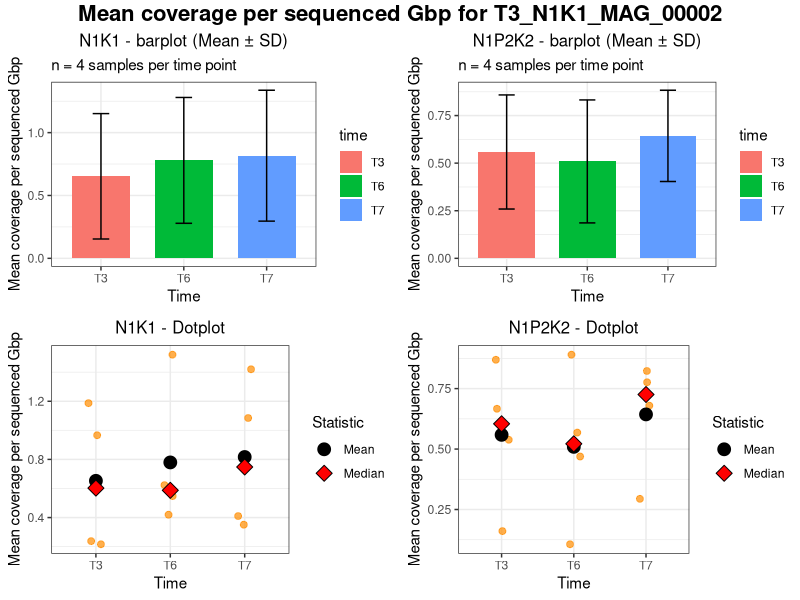
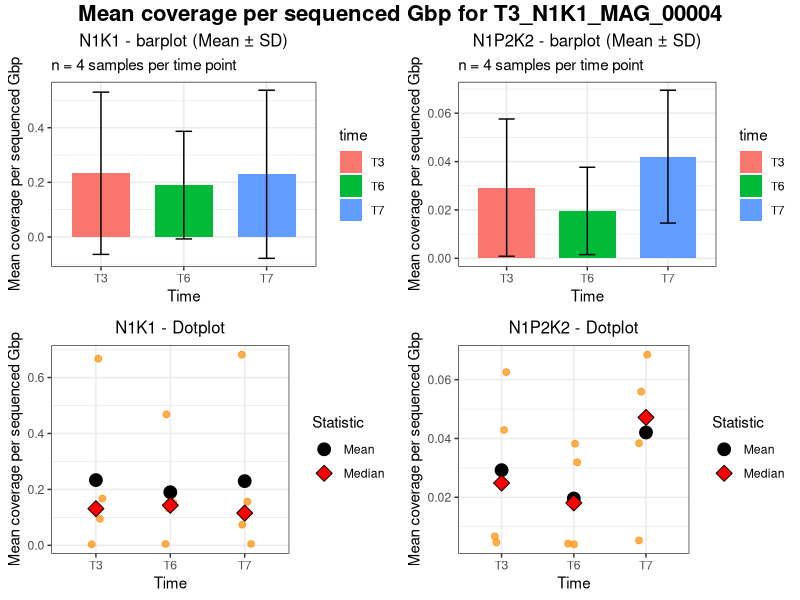
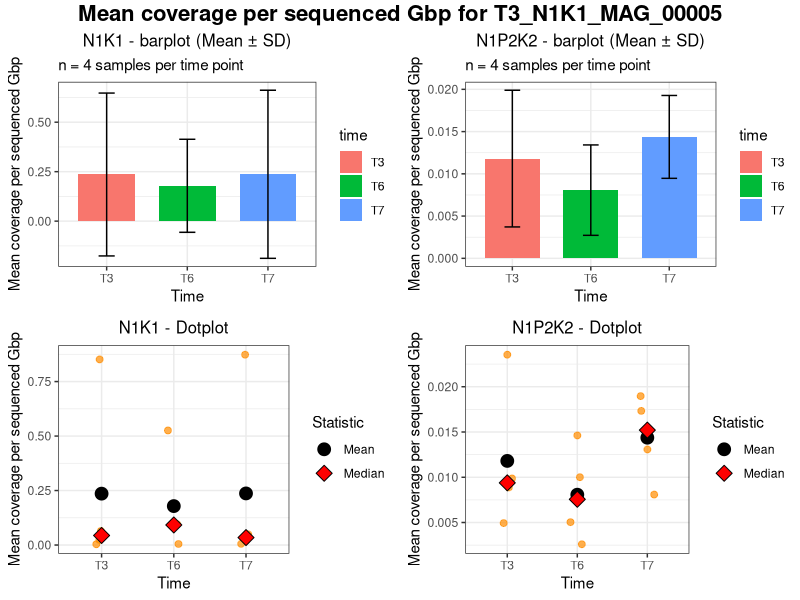
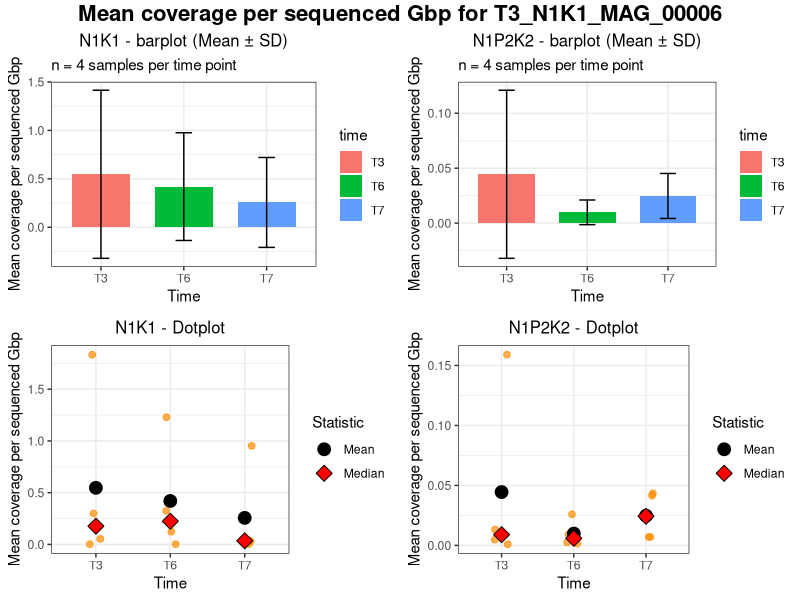
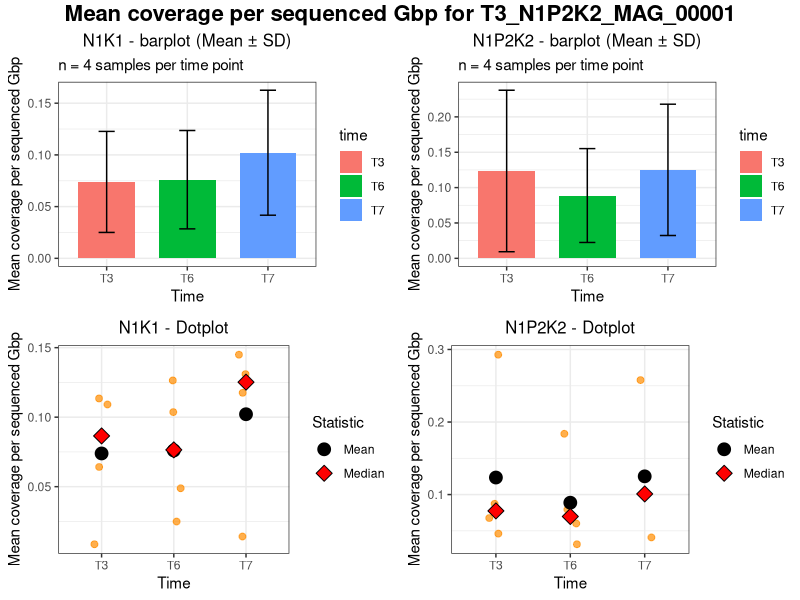
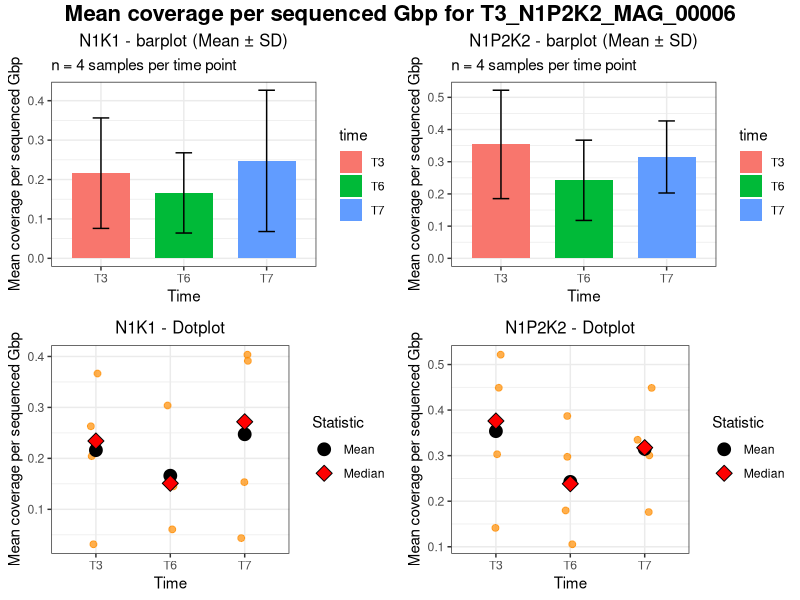
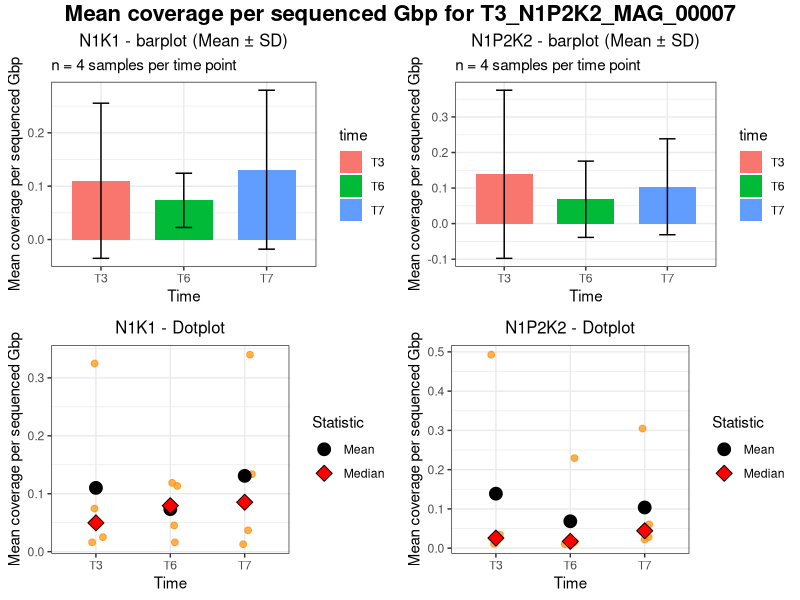
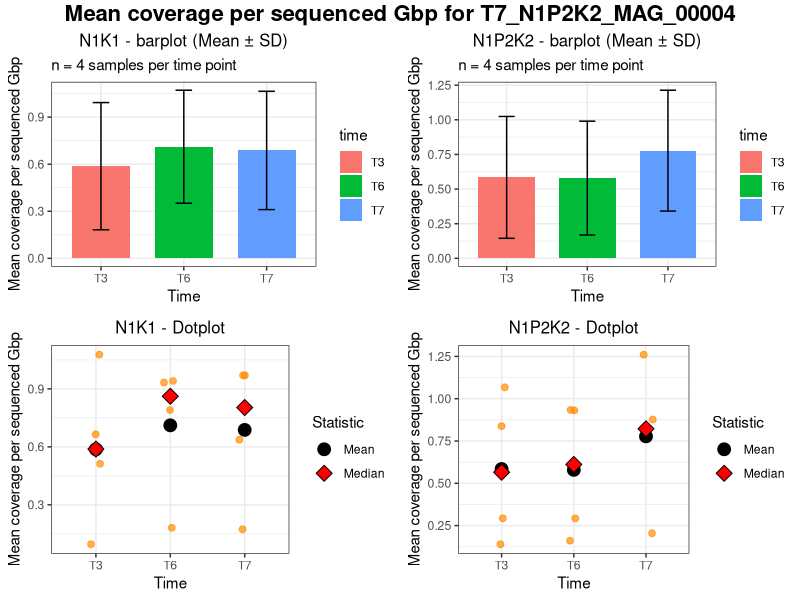

These charts were generated, in order, by the following R code:
# === Set the working directory ===
setwd("C:/Users/alexi/Documents/Cours/Stage Copenhague 2025/Stage 2025/barplots_3")
      
dir.create("graphics")
graphics_dir <- file.path(getwd(), "graphics")

# === Inputs ===

# --- Import the files ---

mean_coverage_per_Gbp <- read.delim("mean_coverage_per_Gbp.txt", sep = "\t", header = TRUE)

metadata <- read.delim("metadata.tsv", sep = "\t", header = TRUE)


# === Load required package ===
library(ggplot2)  # for barplots
library(dplyr)    # for calculations
library(tidyr)    # to switch from wide format to long format (pivot_longer is part of tidyr)
library(gridExtra)  # for grid.arrange
library(grid)

# === Transform from wide to long format ===
long_mean_coverage_per_Gbp <- mean_coverage_per_Gbp %>%
  pivot_longer(
    cols = starts_with("sample_"),  # Select all columns whose names start with "sample_"
    names_to = "sample_id",          # Name of the new column that will contain the sample IDs
    values_to = "value"              # Name of the new column that will contain the numeric values
  ) 

# --- Check the first few rows ---
head(long_mean_coverage_per_Gbp)

# === Merge the long-format relative abundance table with metadata ===
long_meta_mean_coverage_per_Gbp <- merge(
  long_mean_coverage_per_Gbp,   # long-format table (bins, sample_id, value)
  metadata,        # metadata table (sample_id, time, fertilizer)
  by = "sample_id" # common column to join on
)

# === Get the list of all MAGs present in the dataset ===
mag_list <- mean_coverage_per_Gbp$bins

# === Create a PDF to store all plots ===
pdf("graphics/mean_coverage_per_Gbp_all_MAGs_bar_dotplots.pdf", width = 12, height = 8)  # set page size

# === Loop through each MAG ===
for (mag_to_plot in mag_list) {
  
  # --- Filter the data for the current MAG ---
  mag_data <- long_meta_mean_coverage_per_Gbp %>%
    filter(bins == mag_to_plot)
    
  # --- BARPLOT - N1K1 ---
  p_bar_N1K1 <- ggplot(mag_data %>% filter(fertilizer == "N1K1"),
                       aes(x = time, y = value, fill = time)) +
    geom_bar(stat = "summary", fun = "mean", width = 0.7) +
    geom_errorbar(stat = "summary",
                  fun.data = mean_sdl, fun.args = list(mult = 1),
                  width = 0.2) +
    theme_bw() +
    labs(title = paste("N1K1 - barplot (Mean ± SD)"),
         subtitle = "n = 4 samples per time point",
         y = "Mean coverage per sequenced Gbp", x = "Time") +
         theme(plot.title = element_text(hjust = 0.5, size = 12))
  
  # --- BARPLOT - N1P2K2 ---
  p_bar_N1P2K2 <- ggplot(mag_data %>% filter(fertilizer == "N1P2K2"),
                         aes(x = time, y = value, fill = time)) +
    geom_bar(stat = "summary", fun = "mean", width = 0.7) +
    geom_errorbar(stat = "summary",
                  fun.data = mean_sdl, fun.args = list(mult = 1),
                  width = 0.2) +
    theme_bw() +
    labs(title = paste("N1P2K2 - barplot (Mean ± SD)"),
         subtitle = "n = 4 samples per time point",
         y = "Mean coverage per sequenced Gbp", x = "Time") + 
         theme(plot.title = element_text(hjust = 0.5, size = 12))
  
  # --- DOTPLOT - N1K1 ---
  p_dot_N1K1 <- ggplot(mag_data %>% filter(fertilizer == "N1K1"),
                       aes(x = time, y = value)) +
    geom_jitter(width = 0.1, size = 2, alpha = 0.7, color="darkorange") +
    
    # Mean : 
    stat_summary(aes(shape = "Mean", fill = "Mean"),
                 fun = mean, geom = "point", size = 4) +
    
    # median : 
    stat_summary(aes(shape = "Median", fill = "Median"),
                 fun = median, geom = "point", size = 4) +
    
    scale_shape_manual(name = "Statistic", values = c("Mean" = 21, "Median" = 23)) +
    scale_fill_manual(name = "Statistic", values = c("Mean" = "black", "Median" = "red")) +
    
    theme_bw() +
    labs(title = paste("N1K1 - Dotplot"),
         y = "Mean coverage per sequenced Gbp", x = "Time") +
         theme(plot.title = element_text(hjust = 0.5, size = 12))
  
  # --- DOTPLOT - N1P2K2 ---
  p_dot_N1P2K2 <- ggplot(mag_data %>% filter(fertilizer == "N1P2K2"),
                         aes(x = time, y = value)) +
    geom_jitter(width = 0.1, size = 2, alpha = 0.7, color="darkorange") +
    
    # Mean : 
    stat_summary(aes(shape = "Mean", fill = "Mean"),
                 fun = mean, geom = "point", size = 4) +
    
    # median : 
    stat_summary(aes(shape = "Median", fill = "Median"),
                 fun = median, geom = "point", size = 4) +
    
    scale_shape_manual(name = "Statistic", values = c("Mean" = 21, "Median" = 23)) +
  scale_fill_manual(name = "Statistic", values = c("Mean" = "black", "Median" = "red")) +
    
    theme_bw() +
    labs(title = paste("N1P2K2 - Dotplot"),
         y = "Mean coverage per sequenced Gbp", x = "Time") +
         theme(plot.title = element_text(hjust = 0.5, size = 12))
  
  # Arrange the 4 plots on the same PDF page
  grid.arrange(p_bar_N1K1, p_bar_N1P2K2, p_dot_N1K1, p_dot_N1P2K2,
               ncol = 2,  # 2 plots per row
               top = textGrob(
                 paste("Mean coverage per sequenced Gbp for", mag_to_plot),
                 gp = gpar(fontsize = 16, fontface = "bold")
                 ))
}

# Close the PDF
dev.off()

message("[INFO] PDF saved at : graphics/mean_coverage_per_Gbp_all_MAGs_bar_dotplots.pdf")
